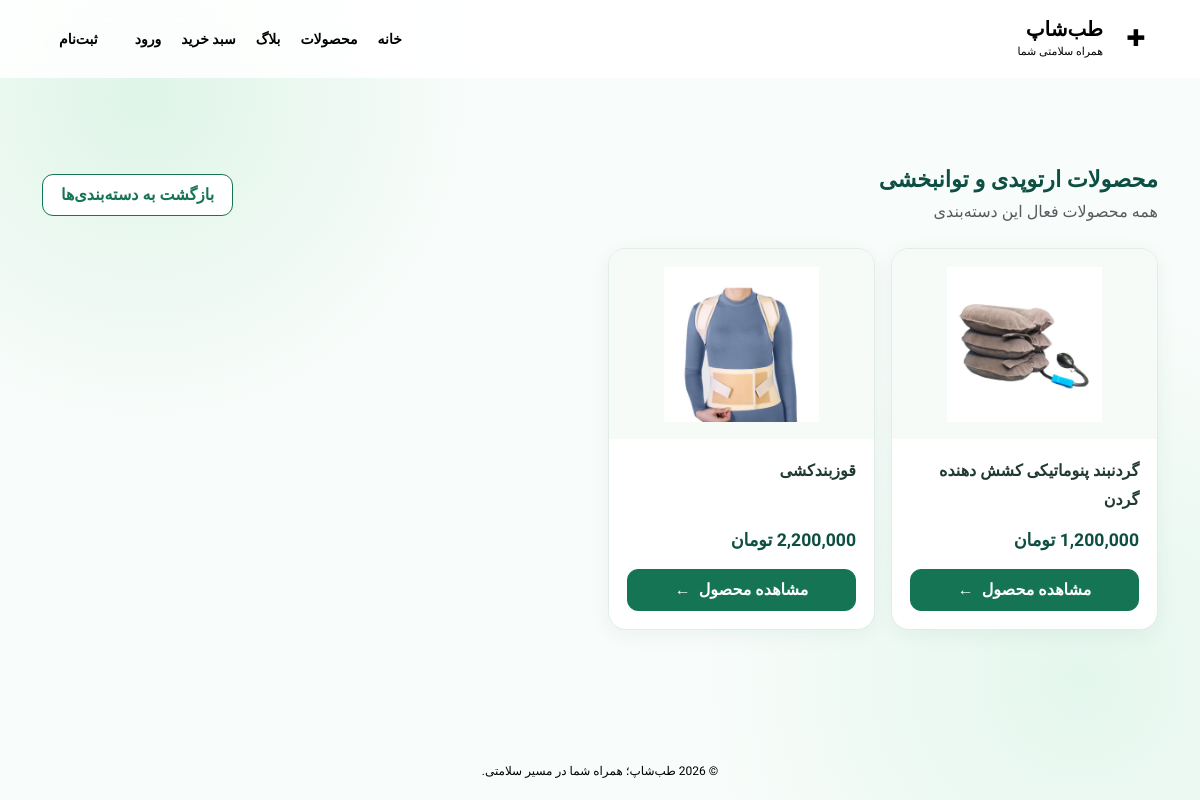
The page /products/category/rtod-o-tonbkhsh/ on the database its author committed.
### apps/products/models.py (models this page shows, shortened)
class Category(models.Model):
    name = models.CharField(max_length=50, unique=True, verbose_name="نام دسته‌بندی")
    slug = models.SlugField(
        max_length=100,
        unique=True,
        blank=True,
        verbose_name="نامک (Slug)",
    )
    class Meta:
        verbose_name = "دسته‌بندی"
        verbose_name_plural = "دسته‌بندی‌ها"

class Product(models.Model):
    class Size(models.TextChoices):
        SMALL = ("S", "اسمال")
        MEDIUM = ("M", "مدیوم")
        LARGE = ("L", "لارج")
        XLARGE = ("XL", "ایکس لارج")
    class Gender(models.TextChoices):
        MALE = ("M", "مردانه")
        FEMALE = ("F", "زنانه")
        UNISEX = ("U", "یونیسکس")
    title = models.CharField(max_length=50, unique=True, verbose_name="عنوان محصول")
    slug = models.SlugField(
        max_length=100,
        unique=True,
        blank=True,
        verbose_name="نامک (Slug)",
    )
    description = models.TextField(
        verbose_name="توضیحات محصول",
        blank=True,
        null=True,
    )
    category = models.ForeignKey(
        Category,
        on_delete=models.CASCADE,
        related_name="products",
        verbose_name="دسته‌بندی",
    )
    brand = models.ForeignKey(
        Brand,
        on_delete=models.CASCADE,
        verbose_name="برند",
    )
    model = models.ForeignKey(
        BrandModel,
        on_delete=models.CASCADE,
        verbose_name="مدل",
        null=True,
        blank=True,
    )
    color = models.ForeignKey(
        Color,
        on_delete=models.CASCADE,
        verbose_name="رنگ",
        null=True,
        blank=True,
    )
    size = models.CharField(
        max_length=5,
        choices=Size.choices,
        default=Size.SMALL,
        null=True,
        blank=True,
        verbose_name="سایز",
    )
    quantity = models.PositiveIntegerField(default=0, verbose_name="موجودی")
    price = models.DecimalField(
        max_digits=12,
        decimal_places=0,
        verbose_name="قیمت (تومان)",
    )
    gender = models.CharField(
        max_length=1,
        choices=Gender.choices,
        default=Gender.FEMALE,
        verbose_name="جنسیت",
    )
    blog_posts = models.ManyToManyField(
        "blogs.BlogPost",
        blank=True,
        related_name="products",
        verbose_name="مقالات آموزشی",
    )
    is_active = models.BooleanField(default=True, verbose_name="فعال")
    created_at = models.DateTimeField(auto_now_add=True, verbose_name="تاریخ ایجاد")
    updated_at = models.DateTimeField(auto_now=True, verbose_name="تاریخ ویرایش")
    class Meta:
        verbose_name = "محصول"
        verbose_name_plural = "محصولات"

class ProductImage(models.Model):
    product = models.ForeignKey(
        Product,
        on_delete=models.CASCADE,
        related_name="images",
        verbose_name="تصویر محصول",
    )
    image = models.ImageField(
        upload_to="products/images/",
        verbose_name="تصویر",
    )
    alt_text = models.CharField(
        max_length=100,
        blank=True,
        null=True,
        verbose_name="متن جایگزین (Alt)",
    )
    created_at = models.DateTimeField(
        auto_now_add=True,
        verbose_name="تاریخ بارگذاری",
    )
    class Meta:
        verbose_name = "تصویر محصول"
        verbose_name_plural = "تصاویر محصول"

### apps/products/views.py (the view)
# urls.py: path("category/<str:slug>/", CategoryDetailView.as_view(), name="category_detail"),
class CategoryDetailView(ListView):
    model = Product
    template_name = "products/category_detail.html"
    context_object_name = "products"
    paginate_by = 12
    def get_queryset(self):
        self.category = get_object_or_404(
            Category,
            slug=self.kwargs["slug"],
        )
        return (
            Product.objects.filter(category=self.category, is_active=True)
            .prefetch_related("images")
            .order_by("-created_at", "-pk")
        )
    def get_context_data(self, **kwargs):
        context = super().get_context_data(**kwargs)
        context["category"] = self.category
        return context

### templates/products/category_detail.html (shortened to what this page needs)
{% extends "base.html" %}
{% block content %}
<div class="shop-page">
    <div class="shop-section-header mb-4">
        <div>
            <h1 class="shop-heading">محصولات {{ category.name }}</h1>
            <p class="text-muted mt-2 mb-0">
                همه محصولات فعال این دسته‌بندی
            </p>
        </div>
        <a href="{% url 'products:list' %}" class="shop-btn shop-btn--outline">
            بازگشت به دسته‌بندی‌ها
        </a>
    </div>
    {% if products %}
        <div class="row row-cols-1 row-cols-sm-2 row-cols-md-3 row-cols-xl-4 g-3">
            {% for product in products %}
                <div class="col">
                    {% include "products/_product_card.html" %}
                </div>
            {% endfor %}
        </div>
    {% else %}
        <div class="shop-empty">
            هنوز محصول فعالی در این دسته وجود ندارد.
        </div>
    {% endif %}
</div>
{% endblock %}

### templates/products/_product_card.html
{% load humanize %}
<article class="shop-card">
    <a class="shop-card-media"
       href="{% url 'products:detail' product.slug %}"
       aria-label="مشاهده {{ product.title }}">
        {% with image=product.images.all|first %}
            {% if image %}
                <img src="{{ image.image.url }}"
                     alt="{{ product.title }}"
                     loading="lazy">
            {% else %}
                <span class="text-muted">تصویری ثبت نشده است</span>
            {% endif %}
        {% endwith %}
    </a>
    <div class="shop-card-body">
        <h3 class="shop-card-title">
            <a href="{% url 'products:detail' product.slug %}">
                {{ product.title }}
            </a>
        </h3>
        <div class="mt-auto">
            <div class="shop-price mb-3">
                <bdi>{{ product.price|intcomma }}</bdi> تومان
            </div>
            <a class="shop-btn w-100"
               href="{% url 'products:detail' product.slug %}">
                مشاهده محصول <span aria-hidden="true">←</span>
            </a>
        </div>
    </div>
</article>

### static/css/site.css (style rules this page uses)
* { box-sizing: border-box; }
body { min-height: 100vh; margin: 0; display: flex; flex-direction: column; color: var(--text); background: radial-gradient(circle at 12% 12%, #dff5e8 0, transparent 26%), radial-gradient(circle at 90% 85%, #e4f7ed 0, transparent 30%), #f8fcfa; font-family: "Vazirmatn", Tahoma, sans-serif; }
a { text-decoration: none; }

### templates/base.html (style rules this page uses)
.shop-page { --shop-green: #157454; --shop-dark: #0d4f42; --shop-border: #e1ede6; padding: 32px 0 56px; color: #203a32; }
.shop-page .shop-section-header { display: flex; flex-wrap: wrap; align-items: center; justify-content: space-between; gap: 12px; margin-bottom: 18px; }
.shop-page .shop-heading { margin: 0; color: var(--shop-dark); font-size: 1.4rem; font-weight: 800; }
.shop-page .shop-card { display: flex; flex-direction: column; height: 100%; overflow: hidden; border: 1px solid var(--shop-border); border-radius: 18px; background: #fff; box-shadow: 0 5px 20px rgba(13, 79, 66, .06); transition: transform .2s ease, box-shadow .2s ease; }
.shop-page .shop-card-media { display: flex; height: 190px; align-items: center; justify-content: center; overflow: hidden; padding: 15px; background: #f7fbf8; text-decoration: none; }
.shop-page .shop-card-media img { display: block; width: auto; height: auto; max-width: 100%; max-height: 155px; object-fit: contain; }
.shop-page .shop-card-body { display: flex; flex: 1; flex-direction: column; gap: 12px; padding: 18px; }
.shop-page .shop-card-title { margin: 0; font-size: 1rem; font-weight: 700; line-height: 1.8; }
.shop-page .shop-card-title a { color: #203a32; text-decoration: none; }
.shop-page .shop-price { color: var(--shop-dark); font-size: 1.1rem; font-weight: 800; }
.shop-page .shop-btn { display: inline-flex; align-items: center; justify-content: center; gap: 8px; min-height: 41px; padding: 8px 18px; border: 1px solid var(--shop-green); border-radius: 11px; background: var(--shop-green); color: #fff; font: inherit; font-weight: 700; text-decoration: none; transition: background .2s ease, color .2s ease, transform .2s ease; }
.shop-page .shop-btn--outline { background: #fff; color: var(--shop-green); }

### rows shown on the page
Category: name "ارتوپدی و توانبخشی"
Product: images.image (picture), title "گردنبند پنوماتیکی کشش دهنده گردن", price "1,200,000"
Product: images.image (picture), title "قوزبندکشی", price "2,200,000"
